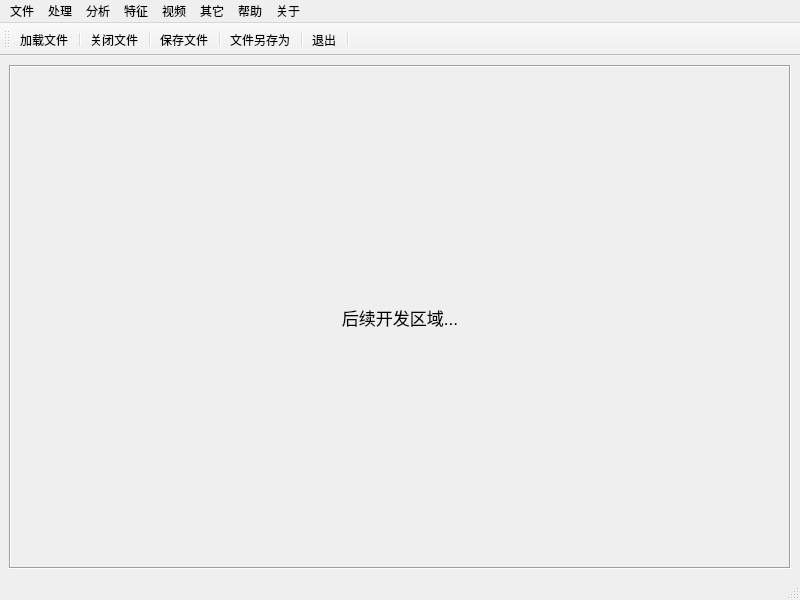
<?xml version="1.0" encoding="UTF-8"?>
<ui version="4.0">
 <class>dipGUI</class>
 <widget class="QMainWindow" name="dipGUI">
  <property name="geometry">
   <rect>
    <x>0</x>
    <y>0</y>
    <width>800</width>
    <height>600</height>
   </rect>
  </property>
  <property name="windowTitle">
   <string>dipGUI_alpha</string>
  </property>
  <widget class="QWidget" name="centralwidget">
   <layout class="QGridLayout" name="gridLayout">
    <item row="0" column="0">
     <widget class="QLabel" name="messageLab">
      <property name="font">
       <font>
        <pointsize>13</pointsize>
       </font>
      </property>
      <property name="frameShape">
       <enum>QFrame::Box</enum>
      </property>
      <property name="frameShadow">
       <enum>QFrame::Sunken</enum>
      </property>
      <property name="text">
       <string>后续开发区域...</string>
      </property>
      <property name="alignment">
       <set>Qt::AlignCenter</set>
      </property>
     </widget>
    </item>
   </layout>
  </widget>
  <widget class="QMenuBar" name="menubar">
   <property name="geometry">
    <rect>
     <x>0</x>
     <y>0</y>
     <width>800</width>
     <height>26</height>
    </rect>
   </property>
   <widget class="QMenu" name="File">
    <property name="title">
     <string>文件</string>
    </property>
    <addaction name="actFileLoad"/>
    <addaction name="separator"/>
    <addaction name="actFileClose"/>
    <addaction name="separator"/>
    <addaction name="actFileSave"/>
    <addaction name="separator"/>
    <addaction name="actFileSaveAs"/>
    <addaction name="separator"/>
    <addaction name="actExit"/>
   </widget>
   <widget class="QMenu" name="Process">
    <property name="title">
     <string>处理</string>
    </property>
    <widget class="QMenu" name="menu">
     <property name="title">
      <string>颜色空间</string>
     </property>
     <addaction name="actProcColorSpaceGray"/>
     <addaction name="separator"/>
    </widget>
    <widget class="QMenu" name="menu_2">
     <property name="title">
      <string>空间滤波</string>
     </property>
     <addaction name="actSpatialBoxFilt"/>
     <addaction name="separator"/>
    </widget>
    <addaction name="menu"/>
    <addaction name="separator"/>
    <addaction name="menu_2"/>
    <addaction name="separator"/>
   </widget>
   <widget class="QMenu" name="Help">
    <property name="title">
     <string>帮助</string>
    </property>
    <addaction name="actHelpInfo"/>
   </widget>
   <widget class="QMenu" name="About">
    <property name="title">
     <string>关于</string>
    </property>
    <addaction name="actAboutApp"/>
    <addaction name="separator"/>
    <addaction name="actAboutMe"/>
   </widget>
   <widget class="QMenu" name="Analyze">
    <property name="title">
     <string>分析</string>
    </property>
   </widget>
   <widget class="QMenu" name="Feature">
    <property name="title">
     <string>特征</string>
    </property>
   </widget>
   <widget class="QMenu" name="Vedio">
    <property name="title">
     <string>视频</string>
    </property>
   </widget>
   <widget class="QMenu" name="menu_3">
    <property name="title">
     <string>其它</string>
    </property>
    <widget class="QMenu" name="menu_4">
     <property name="title">
      <string>图像融合</string>
     </property>
     <addaction name="actAvgFusion"/>
    </widget>
    <addaction name="menu_4"/>
   </widget>
   <addaction name="File"/>
   <addaction name="Process"/>
   <addaction name="Analyze"/>
   <addaction name="Feature"/>
   <addaction name="Vedio"/>
   <addaction name="menu_3"/>
   <addaction name="Help"/>
   <addaction name="About"/>
  </widget>
  <widget class="QStatusBar" name="statusbar"/>
  <widget class="QToolBar" name="toolBar">
   <property name="windowTitle">
    <string>toolBar</string>
   </property>
   <attribute name="toolBarArea">
    <enum>TopToolBarArea</enum>
   </attribute>
   <attribute name="toolBarBreak">
    <bool>false</bool>
   </attribute>
   <addaction name="actFileLoad"/>
   <addaction name="separator"/>
   <addaction name="actFileClose"/>
   <addaction name="separator"/>
   <addaction name="actFileSave"/>
   <addaction name="separator"/>
   <addaction name="actFileSaveAs"/>
   <addaction name="separator"/>
   <addaction name="actExit"/>
   <addaction name="separator"/>
  </widget>
  <action name="actFileLoad">
   <property name="icon">
    <iconset resource="res.qrc">
     <normaloff>:/dipGUI/File/images/loadfile.png</normaloff>:/dipGUI/File/images/loadfile.png</iconset>
   </property>
   <property name="text">
    <string>加载文件</string>
   </property>
   <property name="toolTip">
    <string>从本地加载一张图像</string>
   </property>
   <property name="shortcut">
    <string>Ctrl+Shift+O</string>
   </property>
  </action>
  <action name="actSpatialBoxFilt">
   <property name="text">
    <string>盒式滤波</string>
   </property>
   <property name="toolTip">
    <string>盒式滤波又称均值滤波</string>
   </property>
  </action>
  <action name="actAboutApp">
   <property name="icon">
    <iconset resource="res.qrc">
     <normaloff>:/dipGUI/About/images/aboutapp.png</normaloff>:/dipGUI/About/images/aboutapp.png</iconset>
   </property>
   <property name="text">
    <string>关于软件</string>
   </property>
   <property name="toolTip">
    <string>关于软件的信息</string>
   </property>
  </action>
  <action name="actAboutMe">
   <property name="icon">
    <iconset resource="res.qrc">
     <normaloff>:/dipGUI/About/images/aboutme.png</normaloff>:/dipGUI/About/images/aboutme.png</iconset>
   </property>
   <property name="text">
    <string>关于我</string>
   </property>
   <property name="toolTip">
    <string>关于我（开发者）的信息</string>
   </property>
  </action>
  <action name="actHelpInfo">
   <property name="icon">
    <iconset resource="res.qrc">
     <normaloff>:/dipGUI/Help/images/help.png</normaloff>:/dipGUI/Help/images/help.png</iconset>
   </property>
   <property name="text">
    <string>帮助信息</string>
   </property>
   <property name="toolTip">
    <string>给出一点帮助建议</string>
   </property>
  </action>
  <action name="actProcColorSpaceGray">
   <property name="text">
    <string>Grayscale</string>
   </property>
   <property name="toolTip">
    <string>转换为灰度图</string>
   </property>
  </action>
  <action name="actFileClose">
   <property name="icon">
    <iconset resource="res.qrc">
     <normaloff>:/dipGUI/File/images/closefile.png</normaloff>:/dipGUI/File/images/closefile.png</iconset>
   </property>
   <property name="text">
    <string>关闭文件</string>
   </property>
   <property name="toolTip">
    <string>关闭已打开的图像</string>
   </property>
   <property name="shortcut">
    <string>Ctrl+Shift+C</string>
   </property>
  </action>
  <action name="actExit">
   <property name="icon">
    <iconset resource="res.qrc">
     <normaloff>:/dipGUI/File/images/exit.png</normaloff>:/dipGUI/File/images/exit.png</iconset>
   </property>
   <property name="text">
    <string>退出</string>
   </property>
   <property name="toolTip">
    <string>退出程序</string>
   </property>
   <property name="shortcut">
    <string>Ctrl+Shift+Q</string>
   </property>
  </action>
  <action name="actFileSave">
   <property name="icon">
    <iconset resource="res.qrc">
     <normaloff>:/dipGUI/File/images/savefile.png</normaloff>:/dipGUI/File/images/savefile.png</iconset>
   </property>
   <property name="text">
    <string>保存文件</string>
   </property>
   <property name="toolTip">
    <string>在默认路径保存图像</string>
   </property>
   <property name="shortcut">
    <string>Ctrl+Shift+S</string>
   </property>
  </action>
  <action name="actFileSaveAs">
   <property name="icon">
    <iconset resource="res.qrc">
     <normaloff>:/dipGUI/File/images/saveasfile.png</normaloff>:/dipGUI/File/images/saveasfile.png</iconset>
   </property>
   <property name="text">
    <string>文件另存为</string>
   </property>
   <property name="toolTip">
    <string>将图像另存为</string>
   </property>
   <property name="shortcut">
    <string>Ctrl+Shift+S, Ctrl+Shift+A</string>
   </property>
  </action>
  <action name="actAvgFusion">
   <property name="text">
    <string>均值融合</string>
   </property>
  </action>
 </widget>
 <resources>
  <include location="res.qrc"/>
 </resources>
 <connections/>
</ui>
